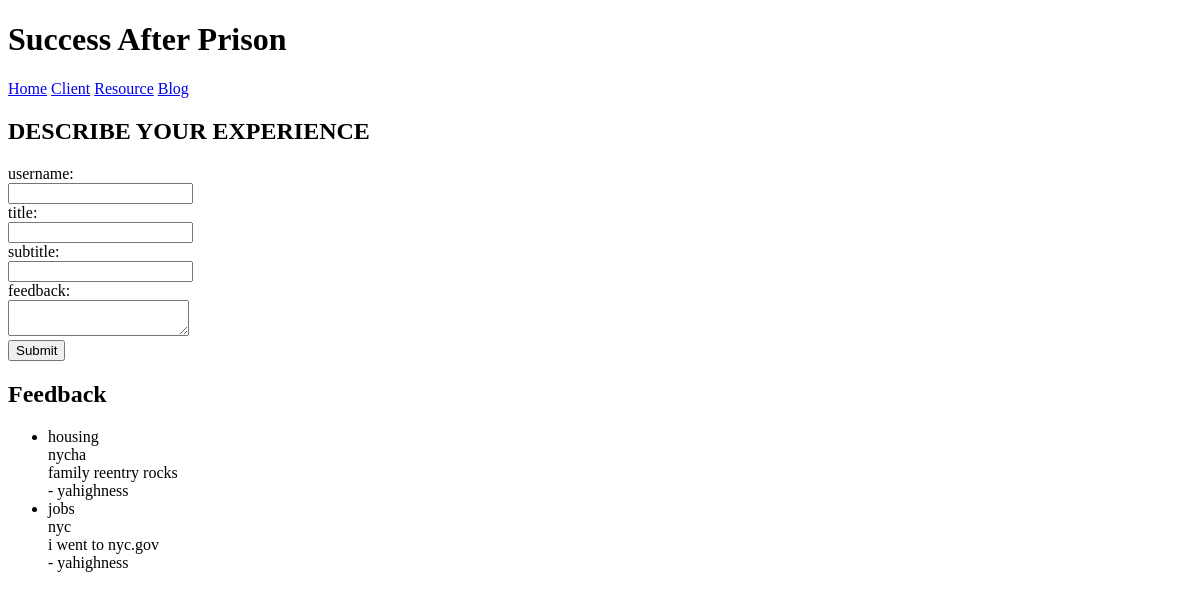
/blog/, run on an earlier commit of the app's database.
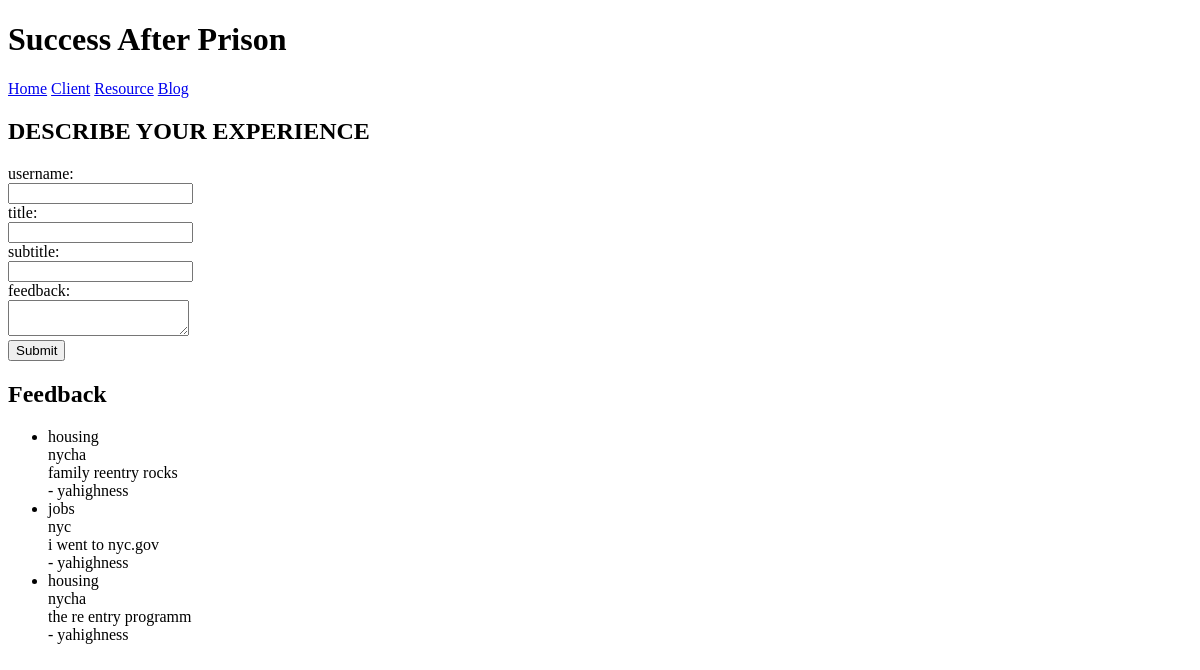
And on a later commit of the database.
### my_sap/models.py (models this page shows)
class Post(models.Model):
    class Meta:
        ordering = ["-publish_date"]
    title = models.CharField(max_length=255, unique=True)
    subtitle = models.CharField(max_length=255, blank=True)
    body = models.TextField()
    date_created = models.DateTimeField(auto_now_add=True)
    date_modified = models.DateTimeField(auto_now=True)
    publish_date = models.DateTimeField(blank=True, null=True)
    published = models.BooleanField(default=False)
    author = models.ForeignKey(Profile, on_delete=models.PROTECT)
    tags = models.ManyToManyField(Tag, blank=True)

class Profile(models.Model):
    user = models.OneToOneField(
        settings.AUTH_USER_MODEL,
        on_delete=models.PROTECT,
    )
    bio = models.CharField(max_length=240, blank=True)
    def __str__(self):
        return self.user.get_username()

### my_sap/views.py (the view, shortened to what this page needs)
# urls.py: path("blog/",views.blog,name="blog"),
def blog(request):
    posts = Post.objects.all()
    context = {"posts": posts}
    return render(request, "blog.html", context)

### my_sap/templates/blog.html (shortened to what this page needs)
<!DOCTYPE html>
<html lang="en">
<head>
</head>
<body>
<h1>Success After Prison</h1>
<div class= "container">
	<a href="{% url 'home' %}">Home</a>
	<a href="{% url 'client' %}">Client</a>
	<a href="{% url 'resource' %}">Resource</a>
	<a href="{% url 'blog' %}">Blog</a>
</div>
<h2>DESCRIBE YOUR EXPERIENCE</h2>
<form action="" method="post">
	<label for="username"> username:</label><br>
    <input type="text" id="username" name="username"><br>
	<label for="title"> title:</label><br>
    <input type="text" id="title" name="title"><br>
	<label for="subtitle"> subtitle:</label><br>
    <input type="text" id="subtitle" name="subtitle"><br>
    <label for="body"> feedback:</label><br>
    <textarea id="body" name="body"></textarea><br>
	<input type="submit" value="Submit">
</form>
<h2>Feedback</h2>
<ul>
  {% for post in posts %}
    <li>
      {{ post.title }}<br>
      {{ post.subtitle }}<br>
      {{ post.body }}<br>
      - {{ post.author }}
    </li>
  {% endfor %}
</ul>
</body>
</html>

What changed in the data, as far as the page shows it:
added Post: title "housing", subtitle "nycha", body "the re entry programm", author "yahighness"
